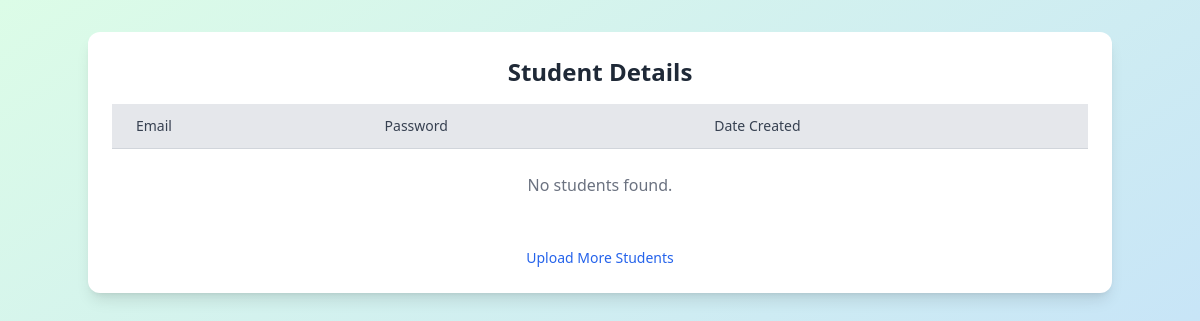
Before: /student-details/ (signed in) with the older database file.
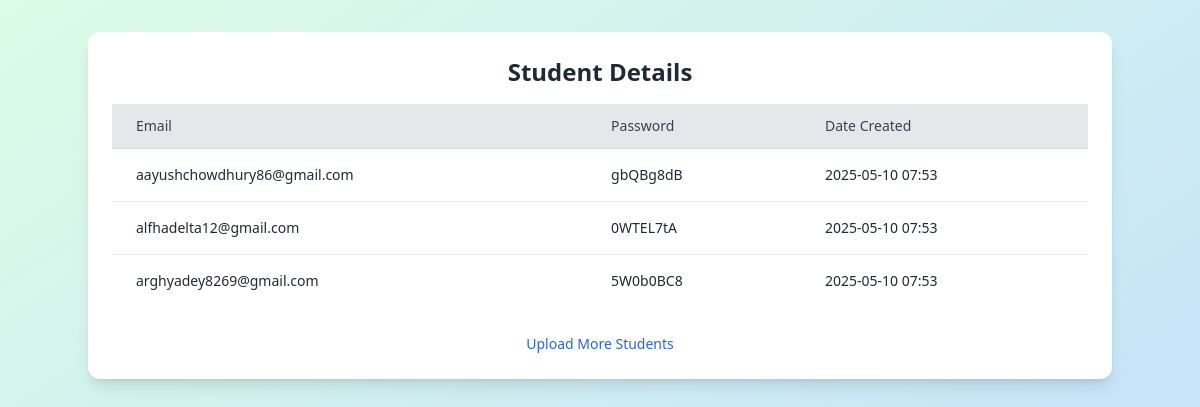
After: the same page with the newer database file.
### core/models.py (models this page shows, shortened)
class Student(models.Model):
    user = models.OneToOneField(settings.AUTH_USER_MODEL, on_delete=models.CASCADE)
    plain_password = models.CharField(max_length=128)
    roll = models.CharField(max_length=10, blank=True)
    semester = models.CharField(max_length=10, blank=True)
    department = models.CharField(max_length=50, blank=True)
    year = models.IntegerField(null=True, blank=True)
    first_login_info_submitted = models.BooleanField(default=False)
    date_created = models.DateTimeField(default=timezone.now)

class User(AbstractUser):
    username = None
    email = models.EmailField(_('email address'), unique=True)
    ROLES = (
        ('admin', 'Admin'),
        ('student', 'Student'),
    )
    role = models.CharField(max_length=10, choices=ROLES, default='student')
    USERNAME_FIELD = 'email'
    REQUIRED_FIELDS = []
    objects = UserManager()

### core/views.py (the view)
# urls.py: path('student-details/', views.student_details, name='student-details'),
@login_required
def student_details(request):
    students = Student.objects.select_related('user').all()
    return render(request, 'core/student_details.html', {'students': students})

### core/templates/core/student_details.html (shortened to what this page needs)
<!DOCTYPE html>
<html lang="en">
<head>
  <script src="https://cdn.tailwindcss.com"></script>
</head>
<body class="bg-gradient-to-br from-green-100 to-blue-200 min-h-screen p-8">
  <div class="bg-white rounded-xl shadow-lg p-6 max-w-5xl mx-auto">
    <h2 class="text-2xl font-bold mb-4 text-center text-gray-800">Student Details</h2>
    <div class="overflow-x-auto">
      <table class="min-w-full divide-y divide-gray-300">
        <thead class="bg-gray-200">
          <tr>
            <th class="px-6 py-3 text-left text-sm font-medium text-gray-700">Email</th>
            <th class="px-6 py-3 text-left text-sm font-medium text-gray-700">Password</th>
            <th class="px-6 py-3 text-left text-sm font-medium text-gray-700">Date Created</th>
          </tr>
        </thead>
        <tbody class="bg-white divide-y divide-gray-200">
          {% for student in students %}
          <tr>
            <td class="px-6 py-4 text-sm text-gray-800">{{ student.user.email }}</td>
            <td class="px-6 py-4 text-sm text-gray-800">{{ student.plain_password }}</td>
            <td class="px-6 py-4 text-sm text-gray-800">{{ student.user.date_joined|date:"Y-m-d H:i" }}</td>
          </tr>
          {% empty %}
          <tr>
            <td colspan="3" class="text-center text-gray-500 py-6">No students found.</td>
          </tr>
          {% endfor %}
        </tbody>
      </table>
    </div>
    <div class="mt-6 text-center">
      <a href="{% url 'upload-student-excel' %}" class="text-blue-600 hover:underline text-sm">Upload More Students</a>
    </div>
  </div>
</body>
</html>

Changed rows visible on the page:
added Student: user.email "aayushchowdhury86@gmail.com", plain_password "gbQBg8dB", user.date_joined "2025-05-10 07:53"
added Student: user.email "alfhadelta12@gmail.com", plain_password "0WTEL7tA", user.date_joined "2025-05-10 07:53"
added Student: user.email "arghyadey8269@gmail.com", plain_password "5W0b0BC8", user.date_joined "2025-05-10 07:53"
Other visible differences:
text no longer shown: "No students found."
